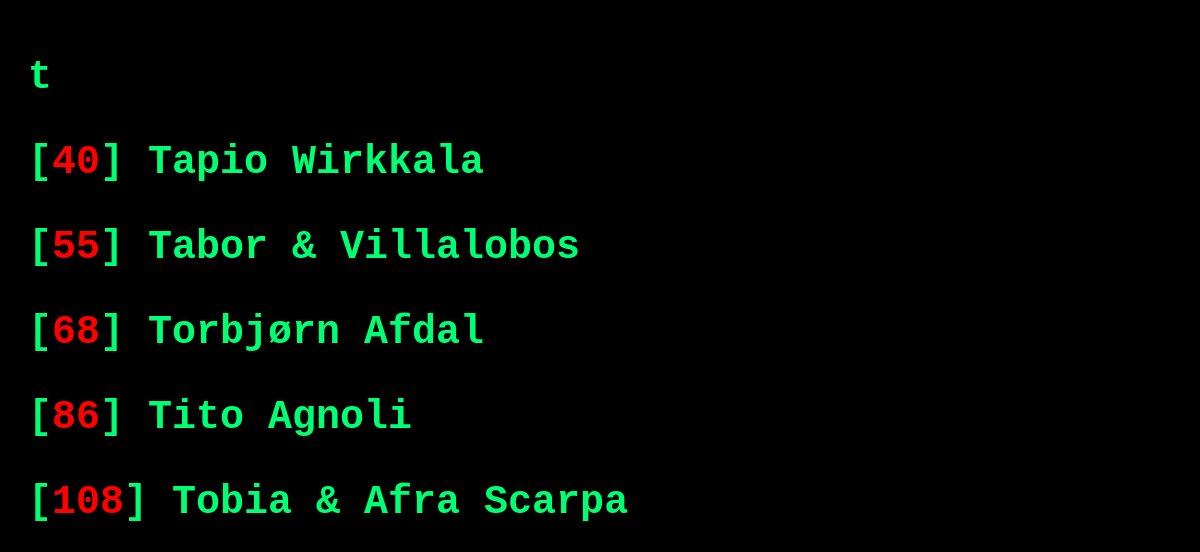
The page /letter/t.php on the database its author committed.
### tables this page shows
CREATE TABLE `designer` (
  `designer_id` int(4) NOT NULL,
  `firstname` varchar(50) NOT NULL,
  `lastname` varchar(50) NOT NULL,
  `description` text DEFAULT NULL,
  `is_visible` enum('0','1') NOT NULL DEFAULT '1'
);

### functions/function_db.php (called while the page is built, shortened)
<?php
function requeteResultat($query){
    global $mysqli;
    if ($result = $mysqli->query($query)) {
        $answer = array();
        if($result->num_rows == 0){
            return false;
        }else{
            while($data = $result->fetch_assoc()) {
                $answer[] = $data;
            }
            return $answer;
        }
    }
}
?>

### letter/t.php (the view, shortened to what this page needs)
<?php
include_once("./../functions/function_db.php");
$lettre_select= "t";
$sql_only_X_orderby_ASC = "SELECT designer_id, firstname, lastname FROM designer WHERE firstname LIKE '".$lettre_select."%';";
$result_only_X_orderby_ASC = requeteResultat($sql_only_X_orderby_ASC);
?>
<!DOCTYPE html>
<html lang="en">
<head>
    <link rel="stylesheet" href="./../style.css">
</head>
<body>
<?php
echo "<h1>".$lettre_select."<h1>";
foreach ($result_only_X_orderby_ASC as $r) {
    $id = $r["designer_id"];
    $prenom = $r["firstname"];
    $nom = $r["lastname"];
    echo "<p class='list'>[<span class='id'>" .$id. "</span>] " .$prenom. " " .$nom. "</p>";
}
?>
</body>
</html>

### style.css (style rules this page uses)
body { background-color: black; font-family: 'Courier New', Courier, monospace; padding: 20px; font-size: 20px; }
H1 { color: rgb(0, 255, 115); }
span.id { color: rgb(255, 0, 0); }
p.list { color:rgb(0, 255, 115); }

### rows shown on the page
designer: designer_id "40", firstname "Tapio", lastname "Wirkkala"
designer: designer_id "55", firstname "Tabor", lastname "& Villalobos"
designer: designer_id "68", firstname "Torbjørn", lastname "Afdal"
designer: designer_id "86", firstname "Tito", lastname "Agnoli"
designer: designer_id "108", firstname "Tobia", lastname "& Afra Scarpa"

### other values the page prints
$lettre_select "t"
